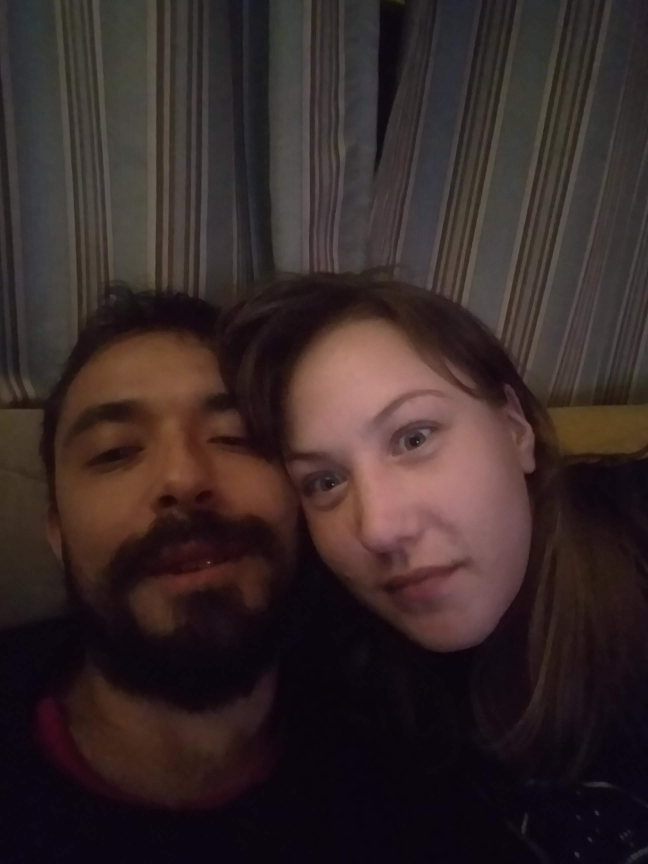
#> input picture rembrant.jpg, 1944 x 2592 px (shown at 1/3 size)
$ python img2audio.py
#> lines starting #> are read from the running program, lines starting #| are printed output that depends on the picture
import matplotlib.pyplot as plt
import numpy as np
import cv2

audioSine = 0
sampFreq = 8000 #sampling frequency
period = 1 / sampFreq
timeV = np.arange(0,1,period)

img = cv2.imread('rembrant.jpg',0)
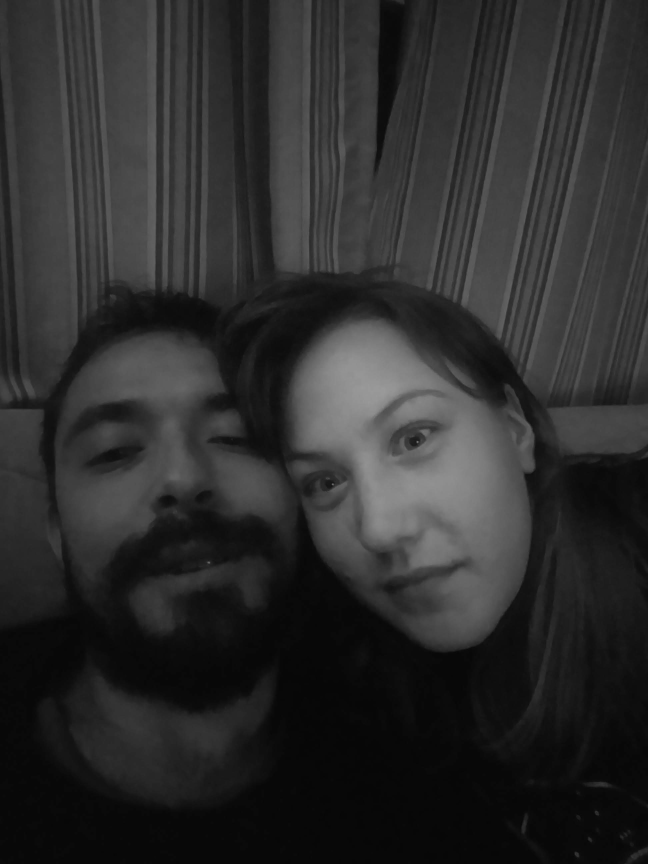
#> img: shape (2592, 1944) (shown at 1/3 size); min 1, max 154, mean 44.8

columnSize = len(img)
#> columnSize = 2592

for row in img[range(0,columnSize,10)]:
    rowLength = len(row)
    HalfRowLength = int(rowLength / 2)
    fourier = np.fft.fft(row) / rowLength
    absFourier = abs(fourier)
    normFourier = absFourier[range(HalfRowLength)]

    # plt.figure()
    # fig1 = plt.subplot(211)
    # fig1.plot(normFourier, "go")

    for freqComponent, value in enumerate(normFourier[range(10)]):
        if value > .1:
            audioSine += (2 * value) * np.sin(2 * np.pi * freqComponent * timeV)

    # [7 lines of commented-out code are left out]

    ma = max(audioSine)
    normAudioSine = audioSine / ma

    with open("testSinu.wav","ab") as file:
        for value in normAudioSine:
            file.write(value)
#> this loop made 260 passes
#> ma on passes 1 to 3: 23.37, 47.89, 73.91
#> after the loop, audioSine = 8000 values, max 9858.7 at index 390, min -9858.7 at index 7610, mean 0

# plt.figure()
# plt.plot(audioSine, "bo")
# plt.show()
